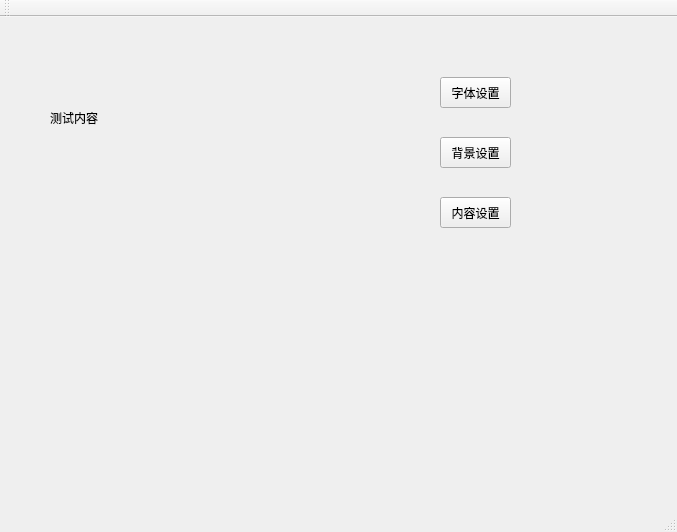
<?xml version="1.0" encoding="UTF-8"?>
<ui version="4.0">
 <class>MainWindow</class>
 <widget class="QMainWindow" name="MainWindow">
  <property name="geometry">
   <rect>
    <x>0</x>
    <y>0</y>
    <width>677</width>
    <height>532</height>
   </rect>
  </property>
  <property name="windowTitle">
   <string>MainWindow</string>
  </property>
  <widget class="QWidget" name="centralWidget">
   <widget class="QLabel" name="label">
    <property name="geometry">
     <rect>
      <x>50</x>
      <y>60</y>
      <width>221</width>
      <height>81</height>
     </rect>
    </property>
    <property name="text">
     <string>测试内容</string>
    </property>
   </widget>
   <widget class="QPushButton" name="fontsetBtn">
    <property name="geometry">
     <rect>
      <x>440</x>
      <y>60</y>
      <width>71</width>
      <height>31</height>
     </rect>
    </property>
    <property name="text">
     <string>字体设置</string>
    </property>
   </widget>
   <widget class="QPushButton" name="backgroudBtn">
    <property name="geometry">
     <rect>
      <x>440</x>
      <y>120</y>
      <width>71</width>
      <height>31</height>
     </rect>
    </property>
    <property name="text">
     <string>背景设置</string>
    </property>
   </widget>
   <widget class="QPushButton" name="conentBtn">
    <property name="geometry">
     <rect>
      <x>440</x>
      <y>180</y>
      <width>71</width>
      <height>31</height>
     </rect>
    </property>
    <property name="text">
     <string>内容设置</string>
    </property>
   </widget>
  </widget>
  <widget class="QMenuBar" name="menuBar">
   <property name="geometry">
    <rect>
     <x>0</x>
     <y>0</y>
     <width>677</width>
     <height>23</height>
    </rect>
   </property>
  </widget>
  <widget class="QToolBar" name="mainToolBar">
   <attribute name="toolBarArea">
    <enum>TopToolBarArea</enum>
   </attribute>
   <attribute name="toolBarBreak">
    <bool>false</bool>
   </attribute>
  </widget>
  <widget class="QStatusBar" name="statusBar"/>
 </widget>
 <layoutdefault spacing="6" margin="11"/>
 <resources/>
 <connections/>
</ui>
